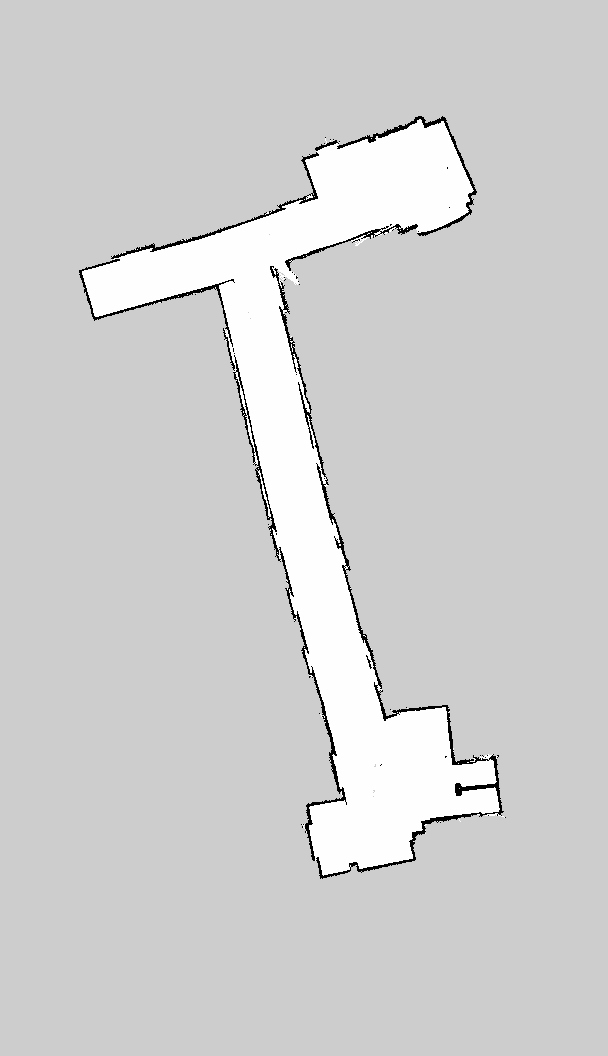
#> input picture Robot_movement_Code/scripts/Gmapping/filter/map12.pgm, 608 x 1056 px, found by its file name
$ python png_to_csv.py
#> lines starting #> are read from the running program, lines starting #| are printed output that depends on the picture
from PIL import Image
import numpy as np
from sklearn.metrics import mean_squared_error
import matplotlib.pyplot as plt

# 파일 경로 설정
file_path_ground_truth = '/home/dfx/catkin_ws/src/my_robot/scripts/Gmapping/filter/map12.pgm'
file_path_basic_slam = '/home/dfx/catkin_ws/src/my_robot/scripts/Gmapping/filter/map.pgm'

# 이미지 불러오기 함수
def load_image_as_array(image_path, target_size=None):
    img = Image.open(image_path)
#> img is the input picture: PIL image 608x1056 L; min 0, max 254, mean 207.9
    img = img.convert('L')  # 흑백 이미지로 변환
    if target_size:
        img = img.resize(target_size, Image.LANCZOS)  # 이미지 크기 조정
  # 이미지 크기 조정
    return np.array(img)

# 데이터 불러오기 (ground_truth의 크기를 기준으로 다른 이미지를 맞춤)
ground_truth = load_image_as_array(file_path_ground_truth)
target_size = ground_truth.shape[::-1]  # (width, height)
#> target_size = (608, 1056)
basic_slam = load_image_as_array(file_path_basic_slam, target_size)
#> call 2 of load_image_as_array, with target_size = (608, 1056)
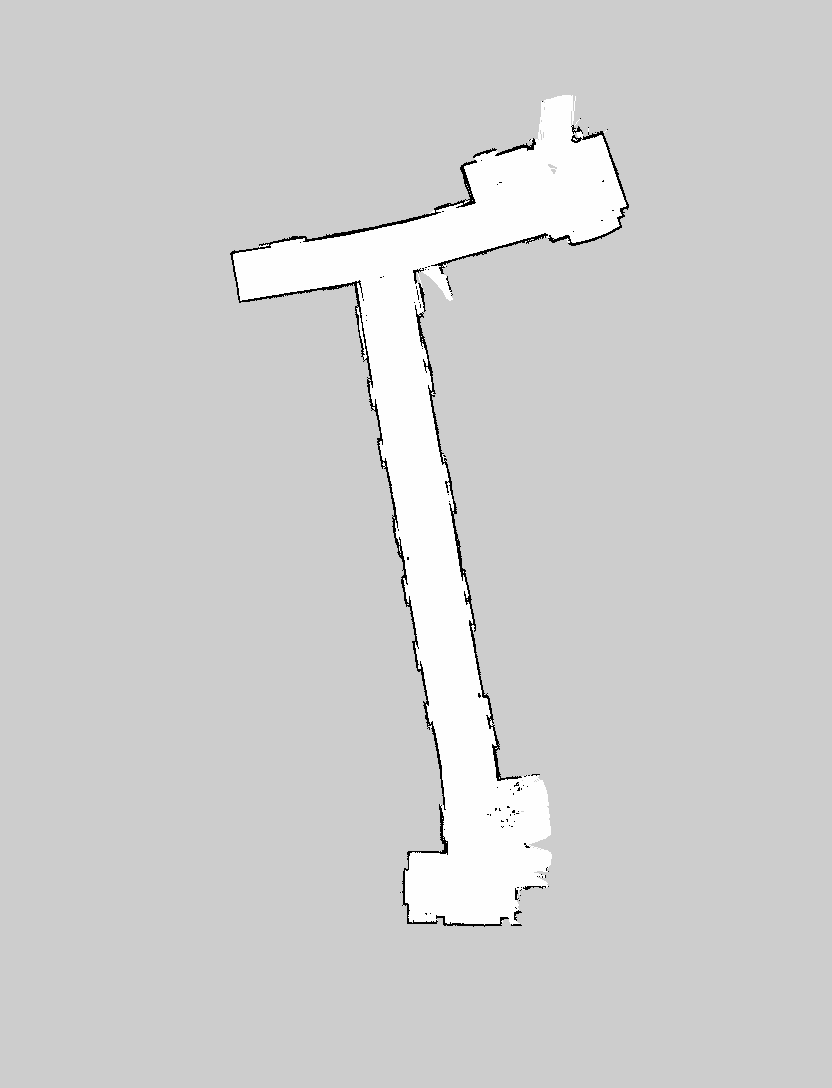
#> input picture Robot_movement_Code/scripts/Gmapping/filter/map.pgm, 832 x 1088 px, found by its file name
#> in load_image_as_array, img is the input picture: PIL image 832x1088 L; min 0, max 254, mean 207.4
#> in load_image_as_array (call 2), `img = img.resize(target_size, Image.LANCZOS)`:
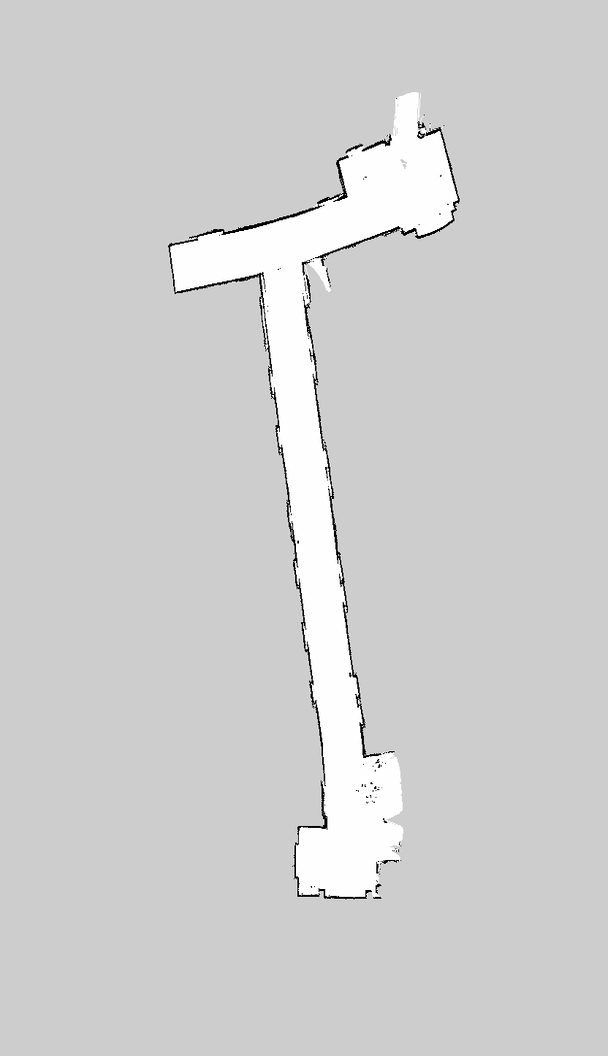
#> img: PIL image 608x1056 L; min 0, max 255, mean 207.4

# 경로 오차 지표 계산 함수
def calculate_metrics(ground_truth, estimated):
    # ATE (Absolute Trajectory Error)
    ate = np.mean(np.abs(ground_truth - estimated))
#> ate = 7.55

    # RMSE (Root Mean Squared Error)
    rmse = np.sqrt(mean_squared_error(ground_truth.flatten(), estimated.flatten()))
#> rmse = 32.23

    return ate, rmse

# 각각의 SLAM에 대한 ATE와 RMSE 계산
metrics_basic = calculate_metrics(ground_truth, basic_slam)
#> metrics_basic = (7.55, 32.23)

# 결과 출력
print("Basic SLAM - ATE: {:.4f}, RMSE: {:.4f}".format(metrics_basic[0], metrics_basic[1]))
#| Basic SLAM - ATE: 7.5479, RMSE: 32.2332

# 시각화
labels = ['Basic SLAM']
ates = [metrics_basic[0]]
#> ates = [7.55]
rmses = [metrics_basic[1]]
#> rmses = [32.23]

x = np.arange(len(labels))
width = 0.35

fig, ax = plt.subplots(figsize=(10, 6))
rects1 = ax.bar(x - width/2, ates, width, label='ATE', color='blue')
rects2 = ax.bar(x + width/2, rmses, width, label='RMSE', color='red')

# 그래프 레이블 설정
ax.set_xlabel('SLAM Methods')
ax.set_ylabel('Error')
ax.set_title('Comparison of ATE and RMSE for Different SLAM Methods')
ax.set_xticks(x)
ax.set_xticklabels(labels)
ax.legend()

# 그래프 표시
plt.grid(True)
plt.show()
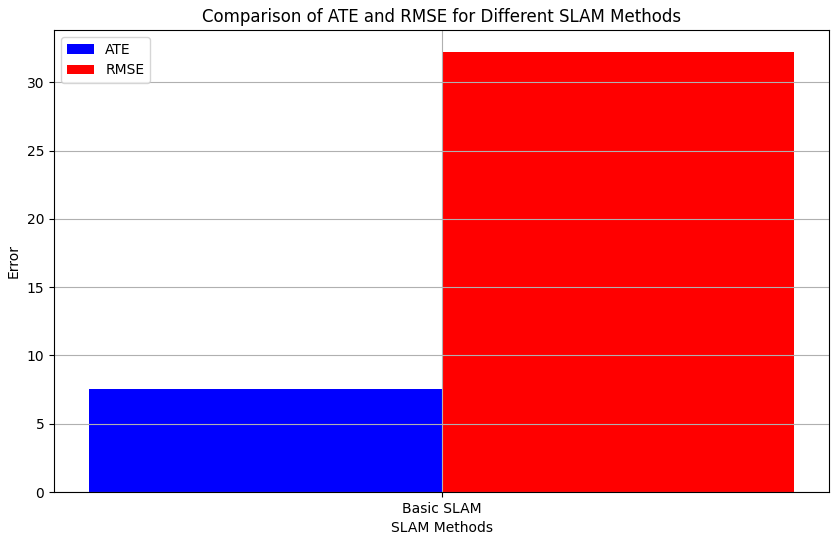
#> figure drawn by matplotlib, 1 panel
